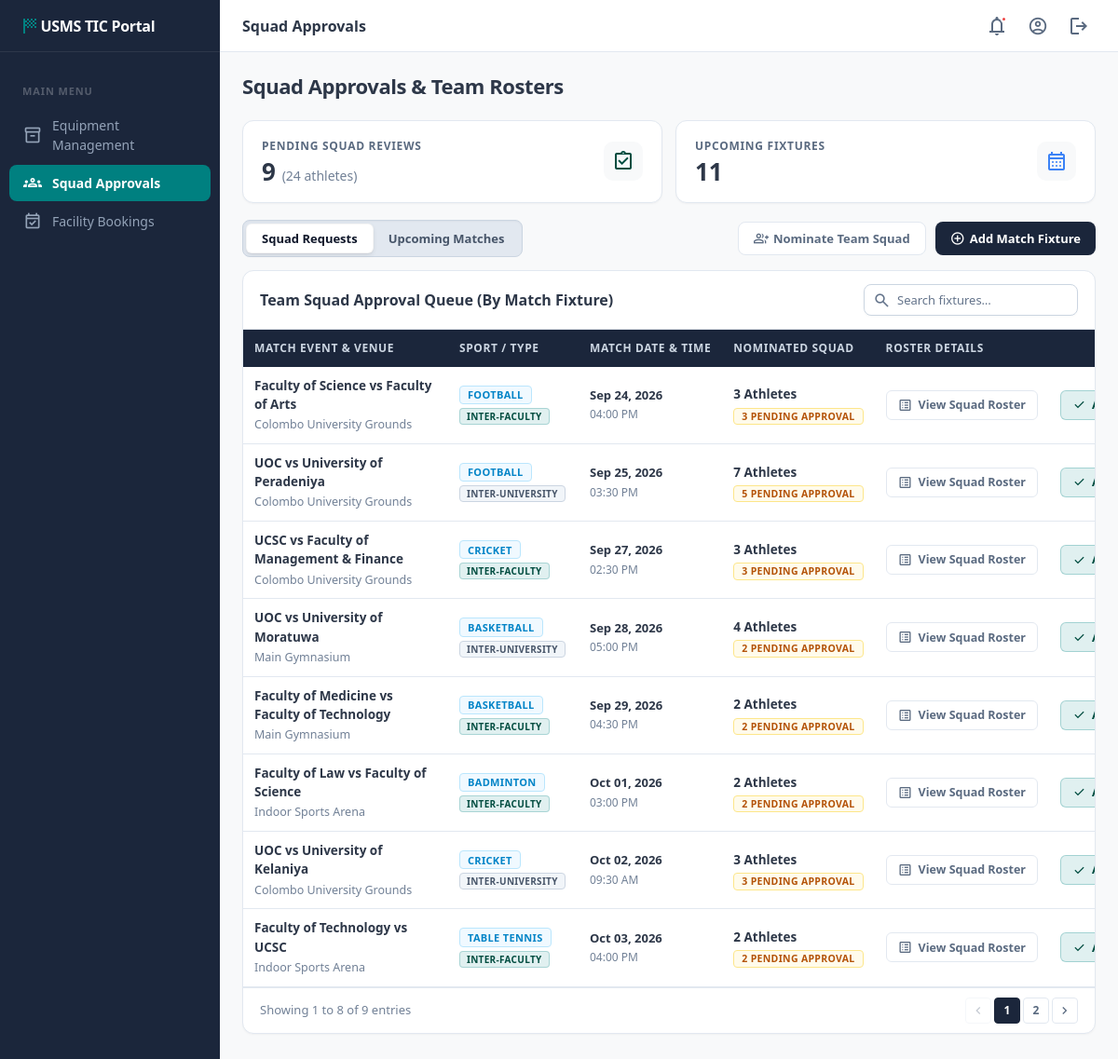
Screenshot of /views/tic_squad_approval.php (signed in) with the database file from the repository.
### tables this page shows
CREATE TABLE `fixtures` (
  `fixture_id` int(11) NOT NULL AUTO_INCREMENT,
  `sport_id` int(11) NOT NULL,
  `facility_id` int(11) NOT NULL,
  `opponent` varchar(255) NOT NULL,
  `fixture_type` enum('Inter-University','Inter-Faculty','Internal') NOT NULL DEFAULT 'Inter-University',
  `home_team` varchar(100) DEFAULT 'University of Colombo',
  `fixture_date` date NOT NULL,
  `fixture_time` time NOT NULL,
  PRIMARY KEY (`fixture_id`),
  KEY `sport_id` (`sport_id`),
  CONSTRAINT `fixtures_ibfk_1` FOREIGN KEY (`sport_id`) REFERENCES `sports` (`sport_id`)
);

CREATE TABLE `facilities` (
  `facility_id` int(11) NOT NULL AUTO_INCREMENT,
  `facility_name` varchar(100) NOT NULL,
  `type` enum('Ground','Hall') NOT NULL,
  `capacity` int(11) NOT NULL,
  `available_time_windows` varchar(255) NOT NULL,
  PRIMARY KEY (`facility_id`)
);

CREATE TABLE `sports` (
  `sport_id` int(11) NOT NULL AUTO_INCREMENT,
  `sport_name` varchar(255) NOT NULL,
  PRIMARY KEY (`sport_id`),
  UNIQUE KEY `sport_name` (`sport_name`)
);

### config/db.php (called while the page is built, shortened)
<?php
class Database {
    private static $host = '127.0.0.1';
    private static $port = '3306';
    private static $db_name = 'USMS';
    private static $username = 'root';
    private static $password = '';
    private static $conn = null;
    public static function connect() {
        if (self::$conn === null) {
            $options = [
                PDO::ATTR_ERRMODE            => PDO::ERRMODE_EXCEPTION,
                PDO::ATTR_DEFAULT_FETCH_MODE => PDO::FETCH_ASSOC,
                PDO::ATTR_EMULATE_PREPARES   => false,
            ];
            $dbNames = array_unique([self::$db_name, strtolower(self::$db_name), strtoupper(self::$db_name)]);
            $lastError = '';
            foreach ($dbNames as $name) {
                try {
                    $dsn = 'mysql:host=' . self::$host . ';port=' . self::$port . ';dbname=' . $name . ';charset=utf8mb4';
                    self::$conn = new PDO($dsn, self::$username, self::$password, $options);
                    return self::$conn;
                } catch (PDOException $tcpException) {
                    $lastError = $tcpException->getMessage();
                }
            }
            die("Database Connection Error: " . $lastError);
        }
        return self::$conn;
    }
}

### models/Squad.php (called while the page is built, shortened)
<?php
require_once __DIR__ . '/../config/db.php';
class Squad {
    private $db;
    public function __construct() {
        $this->db = Database::connect();
    }
    public function getPendingSquadGroups() {
        $sql = "
            SELECT
                f.fixture_id,
                f.opponent,
                f.fixture_type,
                f.home_team,
                f.fixture_date,
                f.fixture_time,
                s.sport_name,
                fac.facility_name,
                COUNT(ms.athlete_id) AS total_players,
                SUM(CASE WHEN ms.tic_approval_status = 'Pending' THEN 1 ELSE 0 END) AS pending_players,
                SUM(CASE WHEN ms.tic_approval_status = 'Approved' THEN 1 ELSE 0 END) AS approved_players
            FROM fixtures f
            JOIN sports s ON f.sport_id = s.sport_id
            JOIN facilities fac ON f.facility_id = fac.facility_id
            JOIN match_squads ms ON f.fixture_id = ms.fixture_id
            GROUP BY f.fixture_id, f.opponent, f.fixture_type, f.home_team, f.fixture_date, f.fixture_time, s.sport_name, fac.facility_name
            HAVING pending_players > 0
            ORDER BY f.fixture_date ASC, f.fixture_time ASC
        ";
        $stmt = $this->db->query($sql);
        return $stmt->fetchAll();
    }
    public function getStats() {
        $totalPending = (int) $this->db->query("SELECT COUNT(*) FROM match_squads WHERE tic_approval_status = 'Pending'")->fetchColumn();
        $totalMatches = (int) $this->db->query("SELECT COUNT(*) FROM fixtures WHERE fixture_date >= CURDATE()")->fetchColumn();
        return [
            'total_pending' => $totalPending,
            'total_matches' => $totalMatches
        ];
    }
}
?>

### views/tic_squad_approval.php (the view, shortened to what this page needs)
<?php
require_once '../models/Squad.php';
$squadModel         = new Squad();
$pendingSquadGroups = $squadModel->getPendingSquadGroups();
$stats              = $squadModel->getStats();
$totalPendingPlayers = $stats['total_pending'];
$totalMatches        = $stats['total_matches'];
?>
<!DOCTYPE html>
<html lang="en">
<head>
    <link rel="stylesheet" href="../assets/css/dashboard.css">
</head>
<body class="dashboard">
<?php include 'partials/tic_sidebar.php'; ?>
<div class="main-wrapper">
    <?php include 'partials/tic_header.php'; ?>
    <div class="page-content">
        <div class="page-title-row">
            <h2 class="page-title">Squad Approvals & Team Rosters</h2>
        </div>
        <div class="grid-2">
            <div class="stat-card">
                <div>
                    <div class="stat-label">Pending Squad Reviews</div>
                    <div class="stat-value"><?= count($pendingSquadGroups) ?> <span style="font-size: 14px; font-weight: 500; color: var(--text-3);">(<?= $totalPendingPlayers ?> athletes)</span></div>
                </div>
                <div class="stat-icon">
                    <span class="material-symbols-outlined">assignment_turned_in</span>
                </div>
            </div>
            <div class="stat-card">
                <div>
                    <div class="stat-label">Upcoming Fixtures</div>
                    <div class="stat-value"><?= $totalMatches ?></div>
                </div>
                <div class="stat-icon" style="color:#3B82F6;">
                    <span class="material-symbols-outlined">calendar_month</span>
                </div>
            </div>
        </div>
        <div class="toolbar">
            <div class="tab-group">
                <button class="tab-btn active" onclick="switchTab(this,'squadTabs','tab-requests')">Squad Requests</button>
                <button class="tab-btn" onclick="switchTab(this,'squadTabs','tab-matches')">Upcoming Matches</button>
            </div>
            <div style="display:flex; gap:10px; flex-wrap:wrap;">
                <button class="btn btn-outline" onclick="openModal('nominateSquadModal')">
                    <span class="material-symbols-outlined" style="font-size:16px">group_add</span> Nominate Team Squad
                </button>
                <button class="btn btn-primary" onclick="openModal('addFixtureModal')">
                    <span class="material-symbols-outlined" style="font-size:16px">add_circle</span> Add Match Fixture
                </button>
            </div>
        </div>
        <div class="tab-content active" id="tab-requests" data-tab-group="squadTabs">
            <div class="table-card">
                <div class="table-toolbar">
                    <span class="table-title">Team Squad Approval Queue (By Match Fixture)</span>
                    <div class="table-filters">
                        <div class="search-box">
                            <input type="text" class="search-input" id="searchSquad" placeholder="Search fixtures…">
                        </div>
                    </div>
                </div>
                <div class="table-scroll">
                    <table class="data-table" id="squadTable">
                        <thead>
                            <tr>
                                <th style="min-width: 220px;">Match Event & Venue</th>
                                <th style="min-width: 140px;">Sport / Type</th>
                                <th style="min-width: 135px;">Match Date & Time</th>
                                <th style="min-width: 155px;">Nominated Squad</th>
                                <th style="min-width: 165px;">Roster Details</th>
                                <th class="text-right" style="min-width: 245px; text-align: right;">Team Actions</th>
                            </tr>
                        </thead>
                        <tbody>
                            <?php if (empty($pendingSquadGroups)): ?>
                                <tr>
                                    <td colspan="6" style="text-align: center; color: var(--text-3); padding: 36px;">
                                        <span class="material-symbols-outlined" style="font-size: 32px; display: block; margin-bottom: 6px; color:#22C55E;">check_circle</span>
                                        No pending team squads requiring approval at this time.
                                    </td>
                                </tr>
                            <?php else: ?>
                                <?php foreach ($pendingSquadGroups as $sq): ?>
                                <tr>
                                    <td>
                                        <span class="cell-main" style="font-size: 13.5px; font-weight: 700;">
                                            <?php if (($sq['fixture_type'] ?? '') === 'Inter-Faculty'): ?>
                                                <?= htmlspecialchars($sq['home_team'] ?? 'Faculty') ?> vs <?= htmlspecialchars($sq['opponent']) ?>
                                            <?php else: ?>
                                                UOC vs <?= htmlspecialchars($sq['opponent']) ?>
                                            <?php endif; ?>
                                        </span>
                                        <span class="cell-sub" style="font-size: 12.5px; margin-top: 3px;"><?= htmlspecialchars($sq['facility_name']) ?></span>
                                    </td>
                                    <td>
                                        <div style="display: flex; flex-direction: column; gap: 4px; align-items: flex-start;">
                                            <span class="badge badge-info" style="font-size: 11px; padding: 2.5px 8px; border-radius: 4px; font-weight: 700;"><?= htmlspecialchars($sq['sport_name']) ?></span>
                                            <span class="badge <?= ($sq['fixture_type'] === 'Inter-Faculty') ? 'badge-ok' : 'badge-subtle' ?>" style="font-size: 10px; padding: 2px 7px; border-radius: 4px; font-weight: 600; text-transform: uppercase;">
                                                <?= htmlspecialchars($sq['fixture_type']) ?>
                                            </span>
                                        </div>
                                    </td>
                                    <td>
                                        <span class="cell-main" style="font-size: 13px; font-weight: 600;"><?= date('M d, Y', strtotime($sq['fixture_date'])) ?></span>
                                        <span class="cell-sub" style="font-size: 12px; margin-top: 2px;"><?= date('h:i A', strtotime($sq['fixture_time'])) ?></span>
                                    </td>
                                    <td>
                                        <div style="display: flex; flex-direction: column; gap: 4px; align-items: flex-start;">
                                            <span style="font-weight: 700; font-size: 13.5px; color: var(--text);"><?= $sq['total_players'] ?> Athletes</span>
                                            <span class="badge badge-warn" style="font-size: 10.5px; padding: 2px 8px; border-radius: 4px; font-weight: 700;">
                                                <?= $sq['pending_players'] ?> Pending Approval
                                            </span>
                                        </div>
                                    </td>
                                    <td>
                                        <button type="button" class="btn btn-outline btn-sm" onclick="showRosterModal(<?= $sq['fixture_id'] ?>, '<?= htmlspecialchars(addslashes($sq['opponent'])) ?>', '<?= htmlspecialchars(addslashes($sq['sport_name'])) ?>')">
                                            <span class="material-symbols-outlined" style="font-size:16px;">list_alt</span> View Squad Roster
                                        </button>
                                    </td>
                                    <td class="text-right">
                                        <div class="cell-actions" style="display: flex; gap: 8px; justify-content: flex-end; align-items: center; white-space: nowrap;">
                                            <form action="../controllers/TicController.php?action=approve_fixture_squad" method="POST" style="margin: 0; display: inline;">
                                                <button type="submit" class="btn btn-success btn-sm" onclick="return USMS.confirmForm(event, this, 'Approve the entire nominated squad for this match?')">
                                                    <span class="material-symbols-outlined" style="font-size:15px;">check</span> Approve Squad
                                                </button>
                                            </form>
                                        </div>
                                    </td>
                                </tr>
                                <?php endforeach; ?>
                            <?php endif; ?>
                        </tbody>
                    </table>
                </div>
                <div class="pagination">
                    <span>Showing <?= count($pendingSquadGroups) ?> fixtures</span>
                    <div class="page-btns"></div>
                </div>
            </div>
        </div>
    </div>
</div>
</body>
</html>

### rows the page displays
fixtures: home_team "Faculty of Science", opponent "Faculty of Arts", facility.facility_name "Colombo University Grounds", sport.sport_name "FOOTBALL", fixture_type "INTER-FACULTY", fixture_date "Sep 24, 2026", fixture_time "04:00 PM", total_players "3", pending_players "3"
fixtures: opponent "University of Peradeniya", facility.facility_name "Colombo University Grounds", sport.sport_name "FOOTBALL", fixture_type "INTER-UNIVERSITY", fixture_date "Sep 25, 2026", fixture_time "03:30 PM", total_players "7", pending_players "5"
fixtures: home_team "UCSC", opponent "Faculty of Management & Finance", facility.facility_name "Colombo University Grounds", sport.sport_name "CRICKET", fixture_type "INTER-FACULTY", fixture_date "Sep 27, 2026", fixture_time "02:30 PM", total_players "3", pending_players "3"
fixtures: opponent "University of Moratuwa", facility.facility_name "Main Gymnasium", sport.sport_name "BASKETBALL", fixture_type "INTER-UNIVERSITY", fixture_date "Sep 28, 2026", fixture_time "05:00 PM", total_players "4", pending_players "2"
fixtures: home_team "Faculty of Medicine", opponent "Faculty of Technology", facility.facility_name "Main Gymnasium", sport.sport_name "BASKETBALL", fixture_type "INTER-FACULTY", fixture_date "Sep 29, 2026", fixture_time "04:30 PM", total_players "2", pending_players "2"
fixtures: home_team "Faculty of Law", opponent "Faculty of Science", facility.facility_name "Indoor Sports Arena", sport.sport_name "BADMINTON", fixture_type "INTER-FACULTY", fixture_date "Oct 01, 2026", fixture_time "03:00 PM", total_players "2", pending_players "2"
fixtures: opponent "University of Kelaniya", facility.facility_name "Colombo University Grounds", sport.sport_name "CRICKET", fixture_type "INTER-UNIVERSITY", fixture_date "Oct 02, 2026", fixture_time "09:30 AM", total_players "3", pending_players "3"
fixtures: home_team "Faculty of Technology", opponent "UCSC", facility.facility_name "Indoor Sports Arena", sport.sport_name "TABLE TENNIS", fixture_type "INTER-FACULTY", fixture_date "Oct 03, 2026", fixture_time "04:00 PM", total_players "2", pending_players "2"

### other values shown
$pageTitle "Squad Approvals"
count($pendingSquadGroups) "9"
$totalPendingPlayers "24"
$totalMatches "11"
